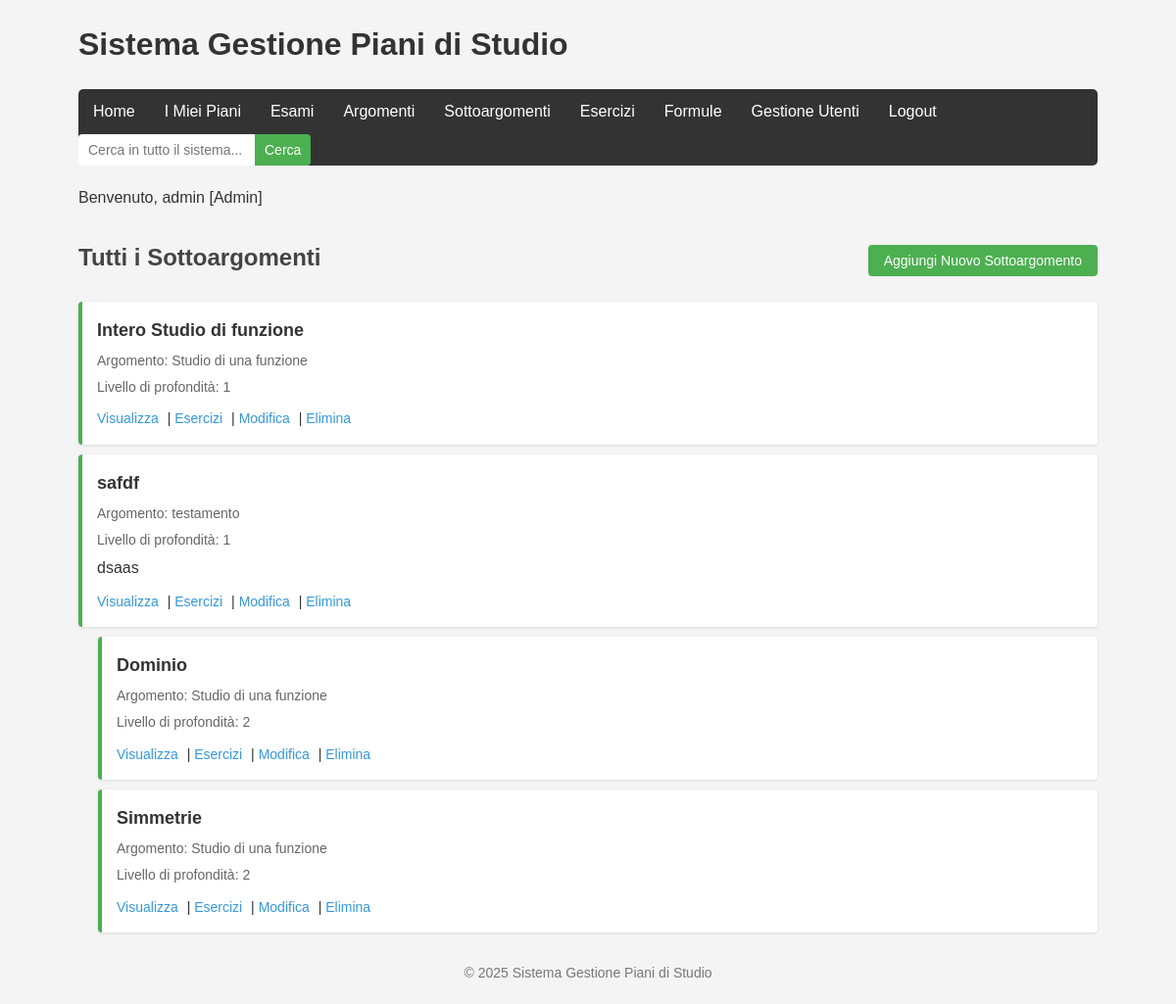
Screenshot of /pages/sottoargomenti.php (signed in) with the database file from the repository.
### tables this page shows
CREATE TABLE `sottoargomenti` (
  `id` int(11) NOT NULL,
  `argomento_id` int(11) NOT NULL,
  `titolo` varchar(100) NOT NULL,
  `descrizione` text DEFAULT NULL,
  `livello_profondita` int(11) DEFAULT 1
);

CREATE TABLE `argomenti` (
  `id` int(11) NOT NULL,
  `esame_id` int(11) NOT NULL,
  `titolo` varchar(100) NOT NULL,
  `descrizione` text DEFAULT NULL,
  `livello_importanza` int(11) DEFAULT 3
);

### models/sottoargomento.php (called while the page is built, shortened)
<?php
class SottoArgomento {
    private $conn;
    private $table_name = "sottoargomenti";
    public function __construct($db) {
        $this->conn = $db;
    }
    public function readAll() {
        $query = "SELECT s.*, a.titolo as argomento_titolo
                  FROM " . $this->table_name . " s
                  LEFT JOIN argomenti a ON s.argomento_id = a.id
                  ORDER BY s.livello_profondita ASC, s.titolo ASC";
        $stmt = $this->conn->prepare($query);
        $stmt->execute();
        return $stmt;
    }
}
?>

### pages/sottoargomenti.php (the view, shortened to what this page needs)
<?php
include_once '../ui/includes/header.php';
include_once '../models/sottoargomento.php';
$database = new Database();
$db = $database->getConnection();
$sottoargomento = new SottoArgomento($db);
$argomento_id = isset($_GET['argomento_id']) ? $_GET['argomento_id'] : null;
$argomento_info = null;
echo "<div class='header-with-button'>";
if ($argomento_id && $argomento_info) {
    echo "<h2>Sottoargomenti di: " . htmlspecialchars($argomento_info['titolo']) . "</h2>";
} else {
    echo "<h2>Tutti i Sottoargomenti</h2>";
}
if (isset($_SESSION['user_id'])) {
    echo "<button id='showCreateFormBtn' class='btn-primary'>Aggiungi Nuovo Sottoargomento</button>";
}
echo "</div>";
$stmt = $argomento_id ? $sottoargomento->readByArgomento($argomento_id) : $sottoargomento->readAll();
$num = $stmt->rowCount();
if ($num > 0) {
    echo "<ul class='item-list'>";
    while ($row = $stmt->fetch(PDO::FETCH_ASSOC)) {
        extract($row);
        $argomento_info_display = isset($argomento_titolo) ?
            "<div class='item-meta'>Argomento: " . htmlspecialchars($argomento_titolo) . "</div>" : "";
        echo "<li class='depth-{$livello_profondita}'>
                <div class='item-title'>" . htmlspecialchars($titolo) . "</div>
                {$argomento_info_display}
                <div class='item-meta'>Livello di profondità: {$livello_profondita}</div>
                <div class='item-description'>" . htmlspecialchars($descrizione) . "</div>
                <div class='item-actions'>
                    <a href='view_pages/view_sottoargomento.php?id={$id}'>Visualizza</a> |
                    <a href='esercizi.php?sottoargomento_id={$id}'>Esercizi</a>";
        if (isset($_SESSION['user_id'])) {
            echo " | <a href='?edit={$id}" . ($argomento_id ? "&argomento_id={$argomento_id}" : "") . "'>Modifica</a>";
            echo " | <a href='?delete={$id}" . ($argomento_id ? "&argomento_id={$argomento_id}" : "") . "' onclick='return confirm(\"Sei sicuro di voler eliminare questo sottoargomento?\");'>Elimina</a>";
        }
        echo "</div></li>";
    }
    echo "</ul>";
} else {
    echo "<p>Nessun sottoargomento trovato." . ($argomento_id ? " Aggiungi un sottoargomento a questo argomento." : "") . "</p>";
}
include_once '../ui/includes/footer.php';
?>

### rows the page displays
sottoargomenti: titolo "Intero Studio di funzione", argomento.titolo "Studio di una funzione", livello_profondita "1"
sottoargomenti: titolo "safdf", argomento.titolo "testamento", livello_profondita "1", descrizione "dsaas"
sottoargomenti: titolo "Dominio", argomento.titolo "Studio di una funzione", livello_profondita "2"
sottoargomenti: titolo "Simmetrie", argomento.titolo "Studio di una funzione", livello_profondita "2"

### other values shown
$_SESSION['username'] "admin"
